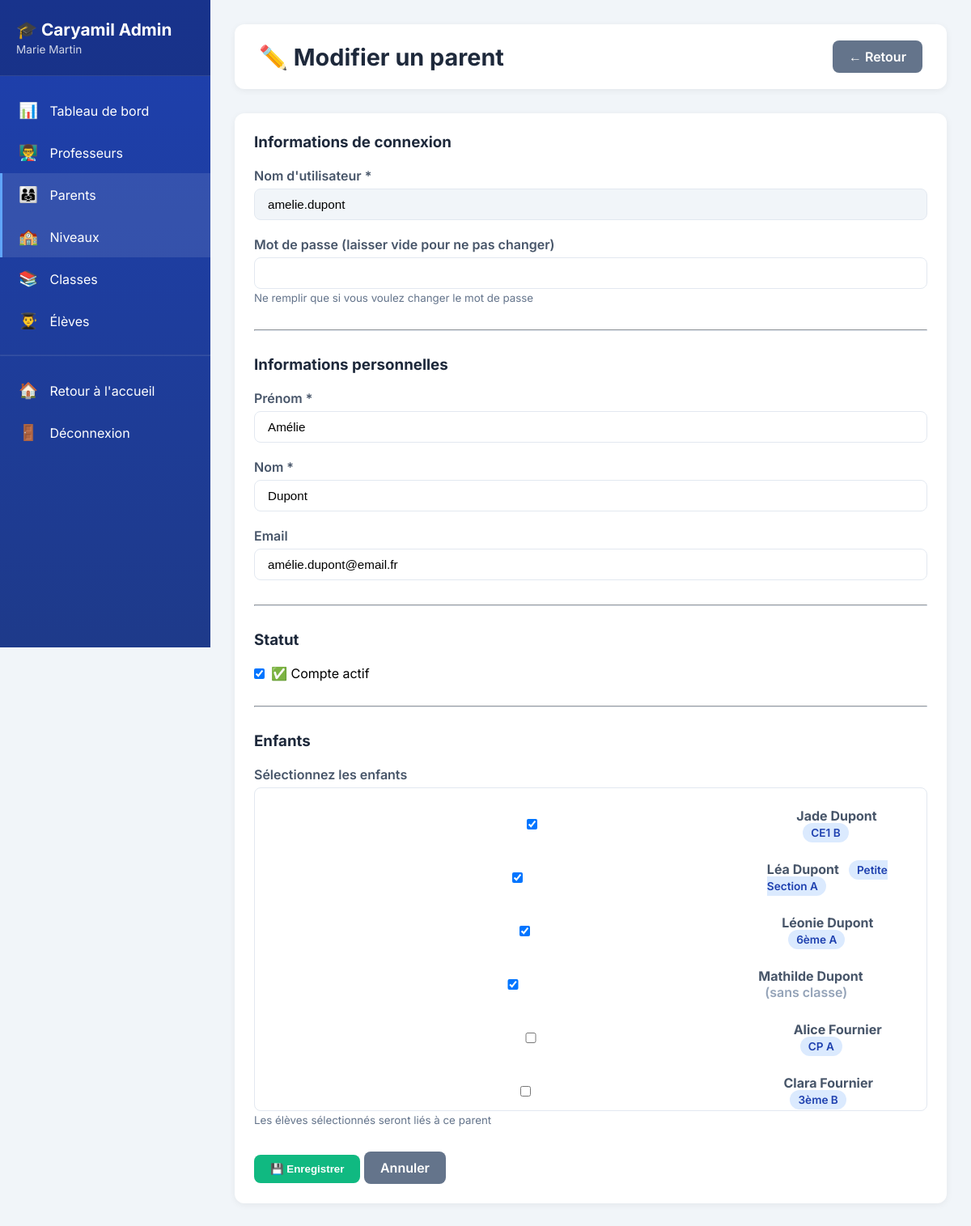
The app's page /niveaux/administration/parent/8/ (signed in), older data.
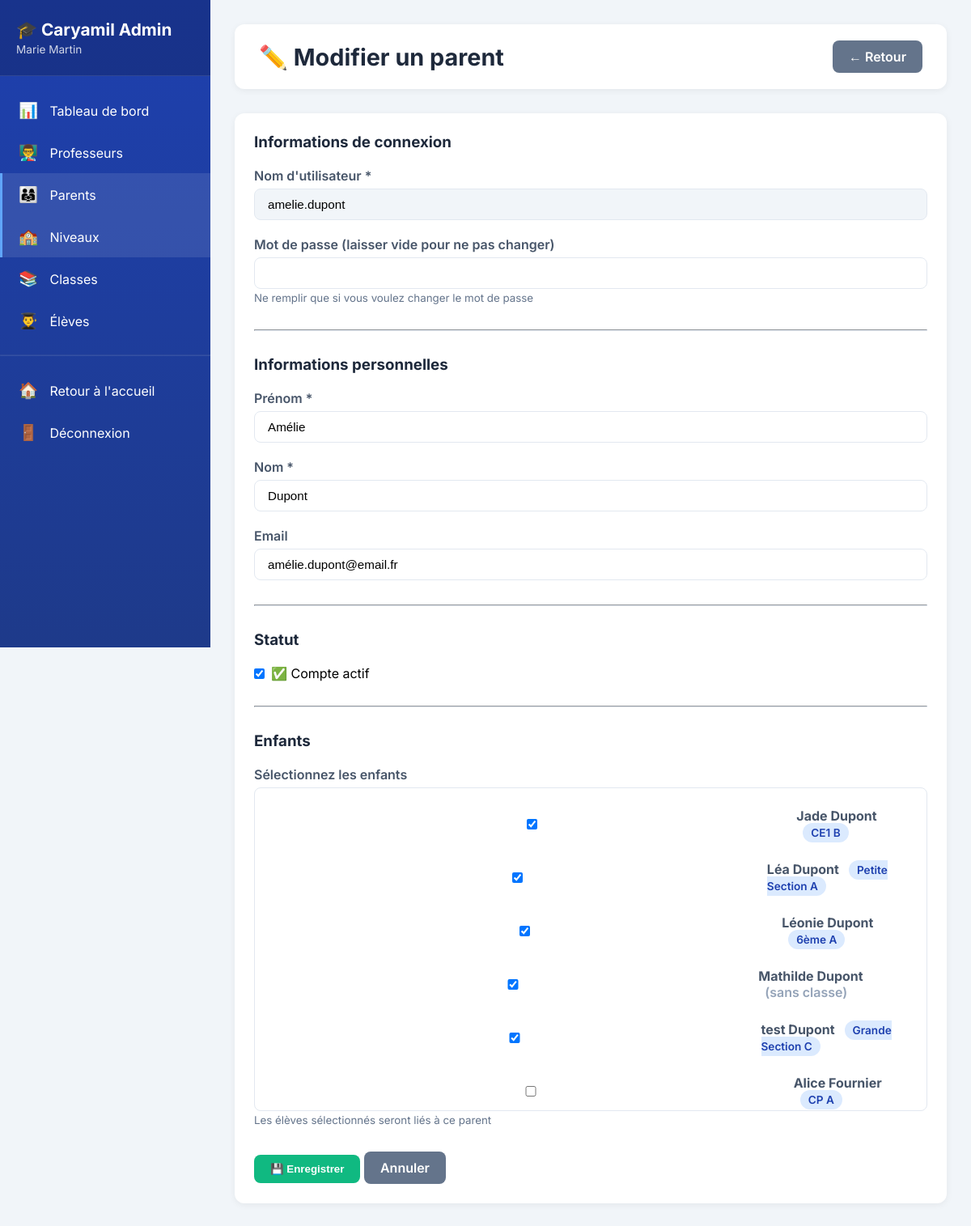
The same page, newer data.
### school_core/models.py (models this page shows, shortened)
class Student(models.Model):
    first_name = models.CharField(max_length=50, verbose_name="Prénom")
    last_name = models.CharField(max_length=50, verbose_name="Nom")
    date_of_birth = models.DateField(null=True, blank=True, verbose_name="Date de naissance")
    classroom = models.ForeignKey(
        Classroom,
        on_delete=models.SET_NULL,
        null=True,
        blank=True,
        related_name='students'
    )
    parents = models.ManyToManyField(
        settings.AUTH_USER_MODEL,
        related_name='children',
        limit_choices_to={'is_parent': True},
        blank=True
    )
    photo = models.ImageField(upload_to='students/%Y/', blank=True, null=True)
    class Meta:
        verbose_name = "Élève"
        verbose_name_plural = "Élèves"
        ordering = ['last_name', 'first_name']

class Classroom(models.Model):
    level = models.ForeignKey(SchoolLevel, on_delete=models.CASCADE, related_name='classrooms')
    name = models.CharField(max_length=50)
    teacher = models.ForeignKey(
        settings.AUTH_USER_MODEL,
        on_delete=models.SET_NULL,
        null=True,
        blank=True,
        limit_choices_to={'is_teacher': True},
        related_name='taught_classes'
    )
    school_year = models.CharField(max_length=9, default='2025-2026')
    class Meta:
        verbose_name = "Classe"
        verbose_name_plural = "Classes"
        ordering = ['level', 'name']

### accounts/models.py (models this page shows, shortened)
class CustomUser(AbstractUser):
    is_parent = models.BooleanField(default=False, verbose_name="Est parent")
    is_teacher = models.BooleanField(default=False, verbose_name="Est professeur")
    is_director = models.BooleanField(default=False, verbose_name="Est directeur")

### interfaces/views_admin.py (the view, shortened to what this page needs)
# urls.py: path('administration/parent/<int:parent_id>/', views_admin.admin_parent_edit, name='admin_parent_edit'),
@login_required
def admin_parent_edit(request, parent_id=None):
    if not user_is_admin(request.user):
        messages.error(request, "Accès refusé.")
        return redirect('niveau_selector')
    parent = get_object_or_404(User, id=parent_id) if parent_id else None
    students = Student.objects.select_related('classroom').order_by('last_name', 'first_name')
    context = {
        'parent': parent,
        'students': students,
    }
    return render(request, 'admin/parent_edit.html', context)

### interfaces/views_admin.py (called while the page is built)
def user_is_admin(user):
    return user.is_superuser or user.is_director

### interfaces/templates/admin/parent_edit.html (shortened to what the changed rows need)
{% extends 'admin/base.html' %}
{% block content %}
<div class="top-bar">
    <h1 class="page-title">{% if parent %}✏️ Modifier{% else %}➕ Créer{% endif %} un parent</h1>
</div>
<div class="card">
    <form method="post">
        <div class="form-group">
            <div style="max-height: 400px; overflow-y: auto; border: 1px solid #e2e8f0; border-radius: 8px; padding: 16px;">
                {% for student in students %}
                    <div style="margin-bottom: 10px;">
                        <label style="display: flex; align-items: center; gap: 8px; cursor: pointer; padding: 8px; border-radius: 6px; transition: background 0.2s;" onmouseover="this.style.background='#f8fafc'" onmouseout="this.style.background='transparent'">
                            <input type="checkbox" name="children" value="{{ student.id }}"
                                {% if parent and student in parent.children.all %}checked{% endif %}>
                            <span>
                                <strong>{{ student.first_name }} {{ student.last_name }}</strong>
                                {% if student.classroom %}
                                    <span class="badge badge-blue" style="margin-left: 8px;">{{ student.classroom.name }}</span>
                                {% else %}
                                    <span style="color: #94a3b8; margin-left: 8px;">(sans classe)</span>
                                {% endif %}
                            </span>
                        </label>
                    </div>
                {% empty %}
                    <p style="color: #64748b; text-align: center; padding: 20px;">
                        Aucun élève disponible.
                        <a href="{% url 'admin_student_create' %}" style="color: #2563eb;">Créer un élève</a>
                    </p>
                {% endfor %}
            </div>
        </div>
    </form>
</div>
{% endblock %}

Row changes from the older to the newer data that the page shows:
no longer on this page (row unchanged): Student: first_name "Clara", last_name "Fournier", classroom.name "3ème B"
added Student: children "☑", first_name "test", last_name "Dupont", classroom.name "Grande Section C"
